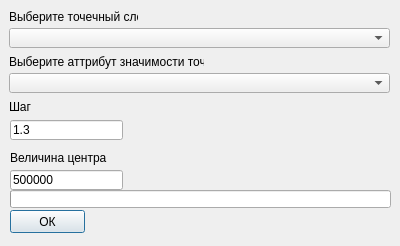
<?xml version="1.0" encoding="UTF-8"?>
<ui version="4.0">
 <class>Dialog</class>
 <widget class="QDialog" name="Dialog">
  <property name="geometry">
   <rect>
    <x>0</x>
    <y>0</y>
    <width>400</width>
    <height>246</height>
   </rect>
  </property>
  <property name="contextMenuPolicy">
   <enum>Qt::NoContextMenu</enum>
  </property>
  <property name="windowTitle">
   <string>Модель центральных мест</string>
  </property>
  <widget class="QLabel" name="label_features_layer">
   <property name="geometry">
    <rect>
     <x>9</x>
     <y>9</y>
     <width>129</width>
     <height>16</height>
    </rect>
   </property>
   <property name="text">
    <string>Выберите точечный слой</string>
   </property>
  </widget>
  <widget class="QLabel" name="label_significance_attr">
   <property name="geometry">
    <rect>
     <x>9</x>
     <y>54</y>
     <width>195</width>
     <height>16</height>
    </rect>
   </property>
   <property name="text">
    <string>&lt;html&gt;&lt;head/&gt;&lt;body&gt;&lt;p&gt;Выберите аттрибут значимости точки&lt;/p&gt;&lt;/body&gt;&lt;/html&gt;</string>
   </property>
  </widget>
  <widget class="QLabel" name="label_significance_power">
   <property name="geometry">
    <rect>
     <x>9</x>
     <y>99</y>
     <width>181</width>
     <height>16</height>
    </rect>
   </property>
   <property name="text">
    <string>Шаг</string>
   </property>
  </widget>
  <widget class="QLabel" name="label_distance_power">
   <property name="geometry">
    <rect>
     <x>10</x>
     <y>150</y>
     <width>274</width>
     <height>16</height>
    </rect>
   </property>
   <property name="text">
    <string>Величина центра</string>
   </property>
  </widget>
  <widget class="QComboBox" name="comboBox_feature_layer">
   <property name="geometry">
    <rect>
     <x>9</x>
     <y>28</y>
     <width>381</width>
     <height>20</height>
    </rect>
   </property>
  </widget>
  <widget class="QComboBox" name="comboBox_significance_attr">
   <property name="enabled">
    <bool>true</bool>
   </property>
   <property name="geometry">
    <rect>
     <x>9</x>
     <y>73</y>
     <width>381</width>
     <height>20</height>
    </rect>
   </property>
   <property name="contextMenuPolicy">
    <enum>Qt::NoContextMenu</enum>
   </property>
  </widget>
  <widget class="QLineEdit" name="textEdit_significance_power">
   <property name="enabled">
    <bool>true</bool>
   </property>
   <property name="geometry">
    <rect>
     <x>10</x>
     <y>120</y>
     <width>113</width>
     <height>20</height>
    </rect>
   </property>
   <property name="text">
    <string>1.3</string>
   </property>
  </widget>
  <widget class="QLineEdit" name="textEdit_distance_power">
   <property name="enabled">
    <bool>true</bool>
   </property>
   <property name="geometry">
    <rect>
     <x>10</x>
     <y>170</y>
     <width>113</width>
     <height>20</height>
    </rect>
   </property>
   <property name="text">
    <string>500000</string>
   </property>
  </widget>
  <widget class="QProgressBar" name="progress_bar">
   <property name="geometry">
    <rect>
     <x>10</x>
     <y>190</y>
     <width>381</width>
     <height>18</height>
    </rect>
   </property>
  </widget>
  <widget class="QPushButton" name="ok_button">
   <property name="geometry">
    <rect>
     <x>10</x>
     <y>210</y>
     <width>75</width>
     <height>23</height>
    </rect>
   </property>
   <property name="text">
    <string>ОК</string>
   </property>
  </widget>
 </widget>
 <tabstops>
  <tabstop>comboBox_feature_layer</tabstop>
  <tabstop>comboBox_significance_attr</tabstop>
 </tabstops>
 <resources/>
 <connections/>
</ui>
